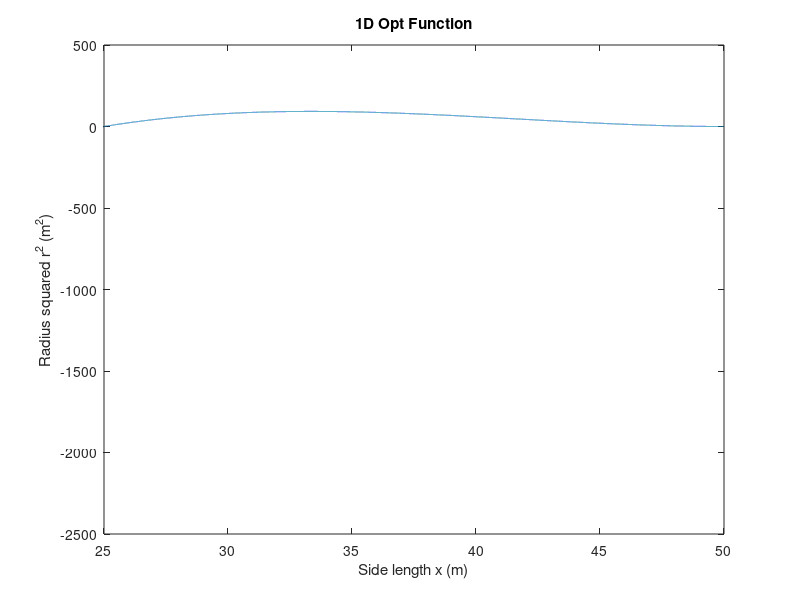

Reproduce this figure in MATLAB. (Note: this script raises an error after producing the figure.)
%% MATLAB code for A1 Q1 Part B

%% Declare the 1D Opt Function and associated parameters

% For a triangle with total perimeter of 100m, a single side must be between 0m and 50m
a = 0; b = 50; tol = 0.001;

% Declare x range: from 0 to 50 
x = linspace(a, b, (b-a)/tol + 1);

% Assume: x = y
y = x;

% Rearrange constraint function: x + y + z = 100
z = 100 - x - y;

% Semiperimeter: "s = 0.5(x + y + z) = 0.5 x 100 = 50"
s = 50;

% Declare 1d function to be optimised
% Object function: "f = r^2 = (s - x)(s - y)(s - y)/s"
f = (s - x).*(s - y).*(s - z)/s;

%% Plot the 1D Opt Fuction to be optimised
plot(x, f); xlim([25 50]);
title("1D Opt Function");
xlabel("Side length x (m)");
ylabel("Radius squared r^2 (m^2)");

%% Golden Section Search
x0_gss = GoldenSectionSearch(f, a, b, tol);
fprintf("Golden Section Search: x = %f\n", x0_gss);

%% Newton's Method
n = 100;
x0_nm = NewtonsMethod(x, f, a, b, n, tol);
fprintf("Newton's Method (n = %d): x = %f\n", n, x0_nm);

%% Results:
% "Golden Section Search: x = 33.333976"
% "Newton's Method (n = 100): x = 33.334572"
